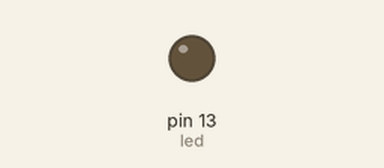
Recording of a sketch running on a simulated Arduino Uno, built with avr-gcc and run on an emulated ATmega328P. Parts: output pins drawn as LEDs (lit = HIGH).

Above: at 0.6 s.
At 2.5 s:
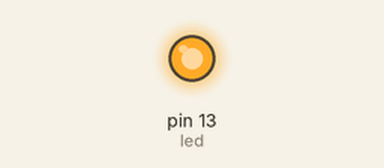
Timing chart, 0 to 6.6 s (numbered marks = the images above):
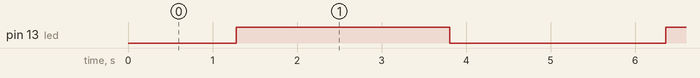

Measured:
- by itself, pin 13 (led): alternates HIGH for 2.5 s and LOW for 2.6 s

The sketch:

ledFade.ino
```cpp
int led=13;
int i;
void setup()
{
pinMode(led,OUTPUT);
}
void loop()
{
  for(i = 0; i < 255;i++)
  {
    analogWrite(led,i);
    delay(10);
  }
  for( i = 252;i>0;i--)
  {
    analogWrite(led,i);
    delay(10);
  }


}
```
